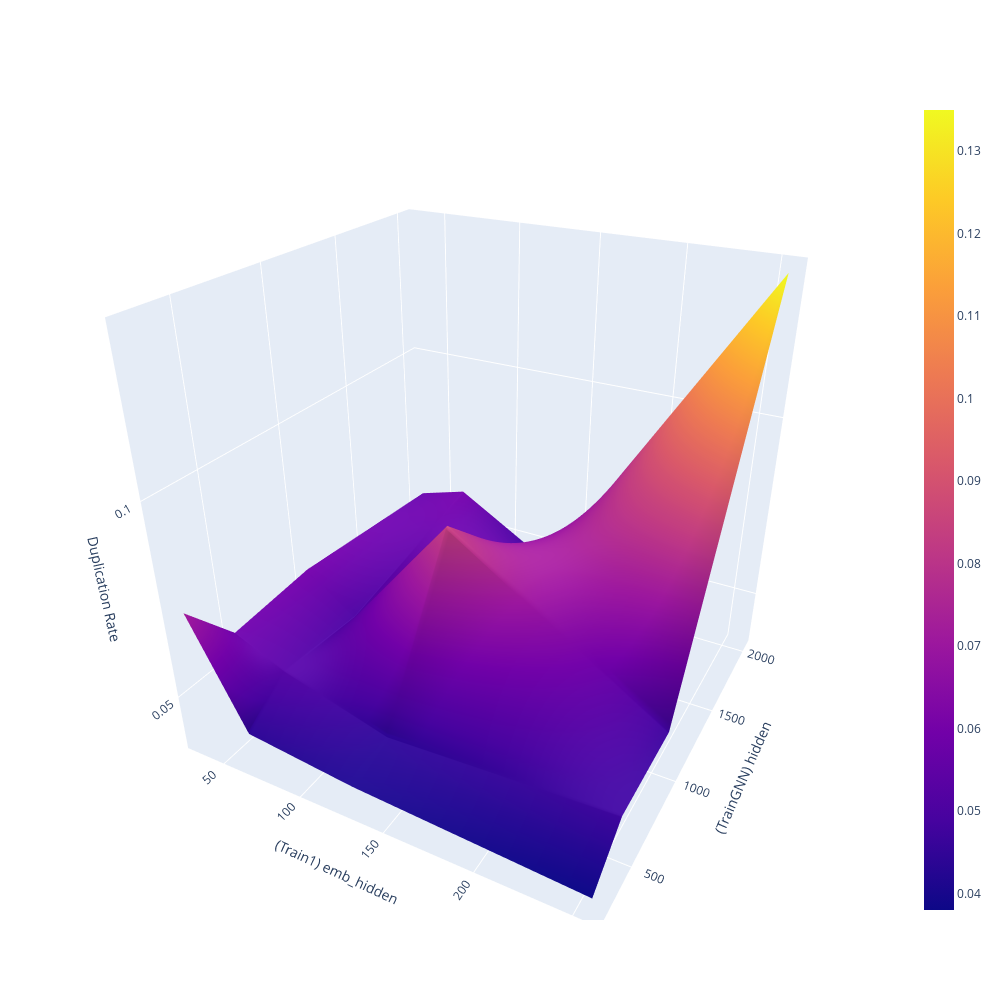

Write notebook code for a chart like this one.
### Code cell
import plotly.graph_objects as go

fig = go.Figure(go.Surface(
    contours = {
        "x": {"show": True, "start": 0, "end": 15, "size": 1, "color":"white"},
        "z": {"show": True, "start": 0.8, "end": 1.0, "size": 0.01}
    },
    x = [32, 64, 128, 256],
    y = [256, 512, 1024, 2048],
    z = [[0.072, 0.044, 0.041, 0.038],
        [0.058, 0.052, 0.044, 0.047],
        [0.06, 0.05, 0.084, 0.047],
        [0.056, 0.06, 0.044, 0.135]]))
fig.update_layout(
        scene = {
            "xaxis": {"title":"(Train1) emb_hidden"},
            "yaxis": {"title":"(TrainGNN) hidden"},
            "zaxis": {"title":"Duplication Rate"}
            #"zaxis": {"nticks": 3},
            #'camera_eye': {"x": 0, "y": -1, "z": 0.5},
            #"aspectratio": {"x": 1, "y": 1, "z": 0.2}
        },
        width=1000,
        height=1000)
fig.show()

### Figure 1 — Plotly figure (JSON) as saved in the notebook; plotly's stock layout.template omitted (floating-point values rounded to 4 significant figures)
{"data": [{"contours": {"x": {"color": "white", "end": 15, "show": true, "size": 1, "start": 0}, "z": {"end": 1, "show": true, "size": 0.01, "start": 0.8}}, "type": "surface", "x": [32, 64, 128, 256], "y": [256, 512, 1024, 2048], "z": [[0.072, 0.044, 0.041, 0.038], [0.058, 0.052, 0.044, 0.047], [0.06, 0.05, 0.084, 0.047], [0.056, 0.06, 0.044, 0.135]]}], "layout": {"height": 1000, "scene": {"aspectmode": "auto", "aspectratio": {"x": 1, "y": 1, "z": 1}, "camera": {"center": {"x": 0, "y": 0, "z": 0}, "eye": {"x": 0.8988, "y": -1.669, "z": 1.045}, "projection": {"type": "perspective"}, "up": {"x": 0, "y": 0, "z": 1}}, "xaxis": {"title": {"text": "(Train1) emb_hidden"}, "type": "linear"}, "yaxis": {"title": {"text": "(TrainGNN) hidden"}, "type": "linear"}, "zaxis": {"title": {"text": "Duplication Rate"}, "type": "linear"}}, "width": 1000}}
